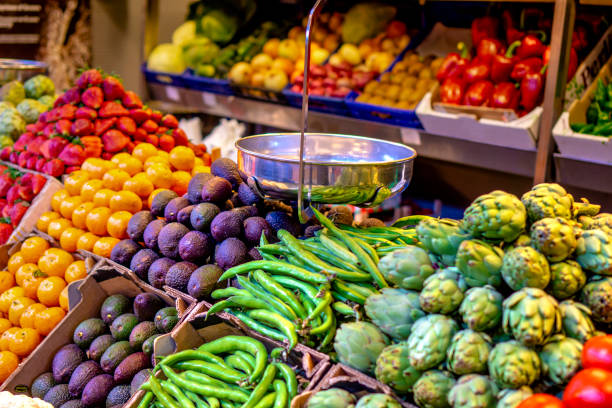
#> input picture fruits.jpg, 612 x 408 px
$ python convert_image_rgb_to_gray.py
#> lines starting #> are read from the running program, lines starting #| are printed output that depends on the picture
import cv2

image = cv2.imread("fruits.jpg")
#> image is the input picture: shape (408, 612, 3); mean B, G, R 58.5, 98.6, 129.2

image = cv2.cvtColor(image, cv2.COLOR_RGB2GRAY)
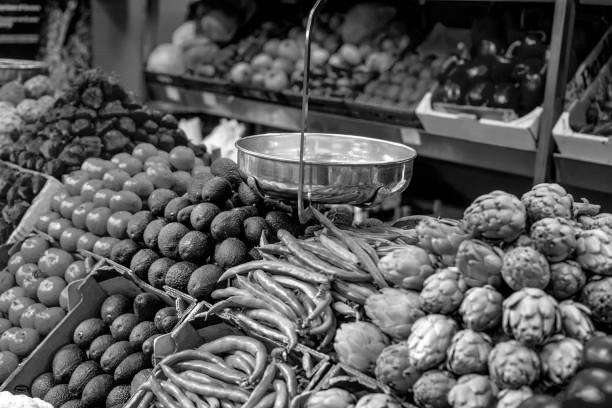
#> image: shape (408, 612); min 0, max 255, mean 90.1
cv2.imshow("Image Gray", image)

cv2.waitKey(0)
cv2.destroyAllWindows()

$ run again, with coffee.jpg copied over fruits.jpg
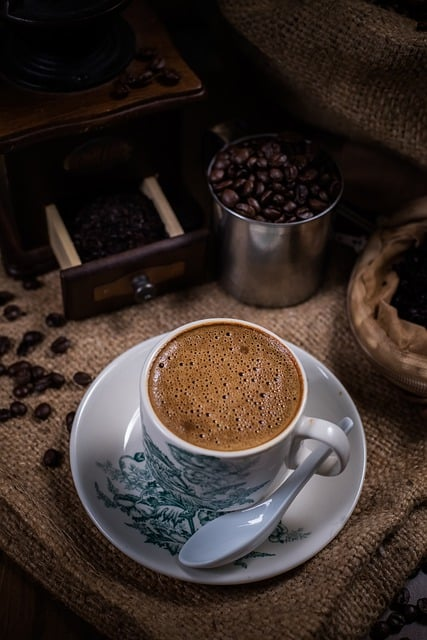
#> input picture coffee.jpg, 427 x 640 px
#> image is the input picture: shape (640, 427, 3); mean B, G, R 40.1, 45.5, 57.2
#> `image = cv2.cvtColor(image, cv2.COLOR_RGB2GRAY)`:
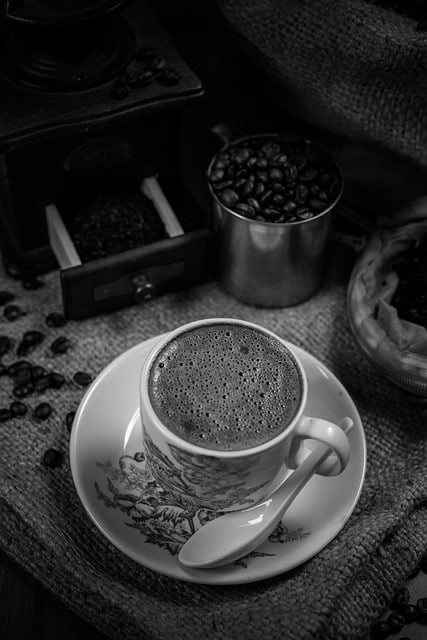
#> image: shape (640, 427); min 0, max 255, mean 45.3

$ run again, with highway.jpg copied over fruits.jpg
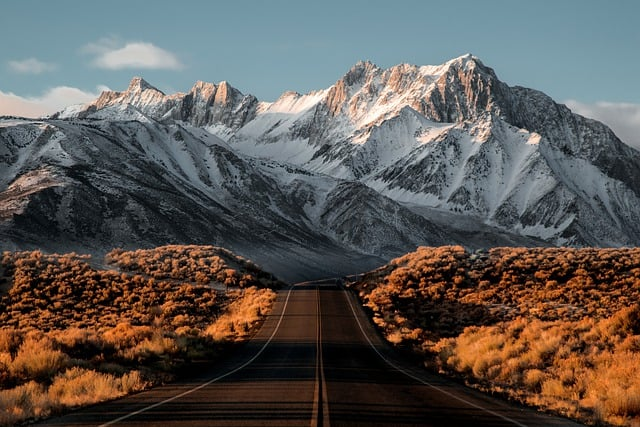
#> input picture highway.jpg, 640 x 427 px
#> image is the input picture: shape (427, 640, 3); mean B, G, R 83.7, 87.8, 92.9
#> `image = cv2.cvtColor(image, cv2.COLOR_RGB2GRAY)`:
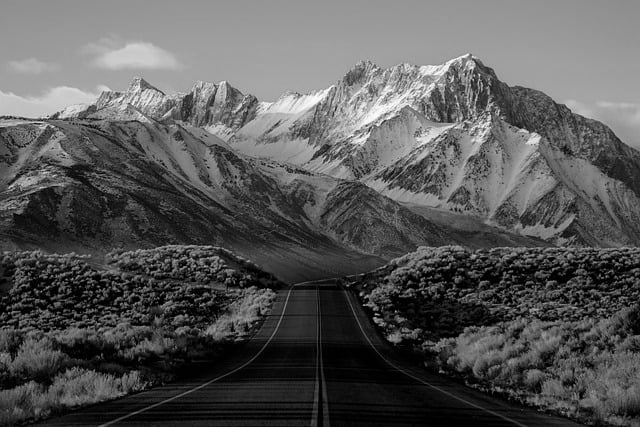
#> image: shape (427, 640); min 0, max 254, mean 87.2

$ run again, with istock.jpg copied over fruits.jpg
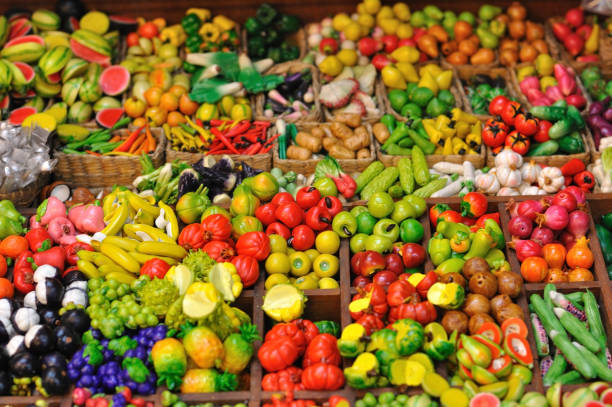
#> input picture istock.jpg, 612 x 407 px
#> image is the input picture: shape (407, 612, 3); mean B, G, R 44.6, 106.3, 145.3
#> `image = cv2.cvtColor(image, cv2.COLOR_RGB2GRAY)`:
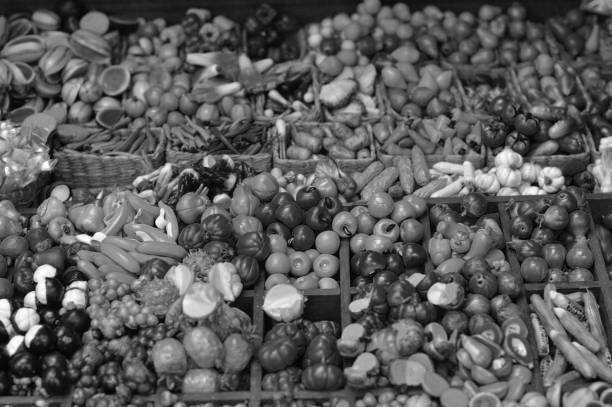
#> image: shape (407, 612); min 0, max 255, mean 92.3
